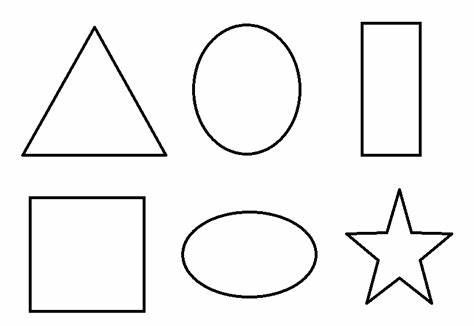
#> input picture shapes.jpeg, 474 x 326 px, found by its file name
$ jupyter execute Geometric_Shape_Detection.ipynb   (shell and % lines are left out)
#> lines starting #> are read from the running program, lines starting #| are printed output that depends on the picture; after the words box and inside, x2 and y2 are one past the last pixel; in counts of white or black regions, pixels touching at a corner belong together
### Import Libraries

[cell 1]
import numpy as np
import matplotlib.pyplot as plt
import cv2

### Read Image

[cell 2]
img = cv2.imread(r'C:\Users\Priyanka Sawant\PGAML&DAClass\dl\Dummy\shapes.jpeg')
#> img is the input picture: shape (326, 474, 3); min 0, max 255, mean 242.5

### Import image

[cell 3]
cv2.imshow('1. original image', img)
cv2.waitKey(0)

#Convert the image to grayscale and show the image
gray_img = cv2.cvtColor(img, cv2.COLOR_BGR2GRAY)
cv2.imshow('2. gray image', gray_img)
cv2.waitKey(0)

#Detect edges from the gray image, and show them
edges = cv2.Canny(gray_img, 50, 200)
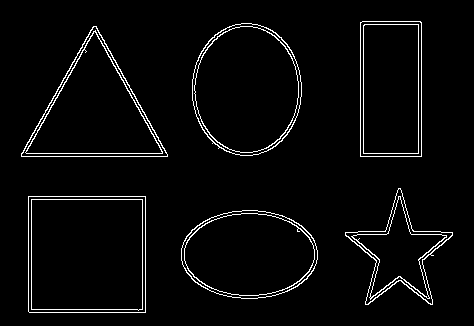
#> edges: shape (326, 474); 3.4% white in thin lines or dots, all inside (x1, y1, x2, y2) = (21, 21, 453, 313)
cv2.imshow('3. edges', edges)
cv2.waitKey(0)

### Applying thresholding on image and then finding contours.

[cell 4]
#Detect contours from the image with edges
contours, hierarchy = cv2.findContours(edges.copy(), cv2.RETR_EXTERNAL, cv2.CHAIN_APPROX_NONE)
#> contours = 6 contours; box (x1, y1, x2, y2) and area: (28, 196, 146, 313) 13572, (192, 23, 302, 156) 11368, (21, 26, 168, 157) 9832, (181, 210, 318, 299) 9432, (360, 21, 422, 157) 8233, (345, 188, 453, 305) 4707

#traverse in contours
for cnt in contours:

    #Calculate the number of lines in contours using cv2.approxPolyDP() and let’s detect shapes using cv2
    approx = cv2.approxPolyDP(cnt, 0.03*cv2.arcLength(cnt, True), True)
    print(len(approx))
    # detect shapes using cv2
    #If no. of lines equals 3, then it’s a triangle
    if len(approx) == 3:
        shape = 'Triangle'
        M = cv2.moments(approx)
        cx = int(M['m10']/M['m00'])
        cy = int(M['m01']/M['m00'])
    #If the no. of lines equals 4 then it’s either a rectangle or a square
    elif len(approx) == 4:
        x, y, w, h = cv2.boundingRect(cnt)
        if abs(w-h) < 5:
            shape = 'Square'
            M = cv2.moments(approx)
            cx = int(M['m10'] / M['m00'])
            cy = int(M['m01'] / M['m00'])
        else:
            shape = 'Rectangle'
            M = cv2.moments(approx)
            cx = int(M['m10'] / M['m00'])
            cy = int(M['m01'] / M['m00'])
    #If no. of lines equals 10, it’s a star
    elif len(approx) == 10:
        shape = 'Star'
        M = cv2.moments(approx)
        cx = int(M['m10'] / M['m00'])
        cy = int(M['m01'] / M['m00'])
    # If no. of lines equals 8, it’s a circle
    elif len(approx) == 8:
        shape = 'Circle'
        M = cv2.moments(approx)
        cx = int(M['m10'] / M['m00'])
        cy = int(M['m01'] / M['m00'])
    #Put the text in the center of every detected contour. We calculated the center coordinates of every contour using moments
    cv2.putText(img, shape, (cx-30, cy),cv2.FONT_HERSHEY_SIMPLEX, 0.7, (0, 255, 0), 1)

    #Draw the contours and show the image
    cv2.drawContours(img, cnt, -1, (0, 255, 0), 2)
#> this loop made 6 passes
#> (approx, x, y, w, h, shape, cx, cy) on passes 2, 6: ([[28, 196], [29, 312], [145, 312], [145, 196]], 28, 196, 118, 117, 'Square', 86, 253), ([[362, 21], [360, 156], [421, 156], [421, 22]], 360, 21, 62, 136, 'Rectangle', 390, 89)
#> (approx, shape, cx, cy) on pass 4: ([[93, 26], [21, 156], [167, 156]], 'Triangle', 93, 112)
#| 8
#| 4
#| 10
#| 3
#| 8
#| 4
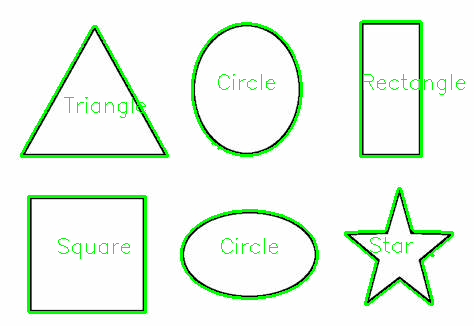
#> img: shape (326, 474, 3); 5.17% of pixels changed, all inside (x1, y1, x2, y2) = (20, 20, 465, 314)

cv2.imshow('cnt', img)
cv2.destroyAllWindows()
